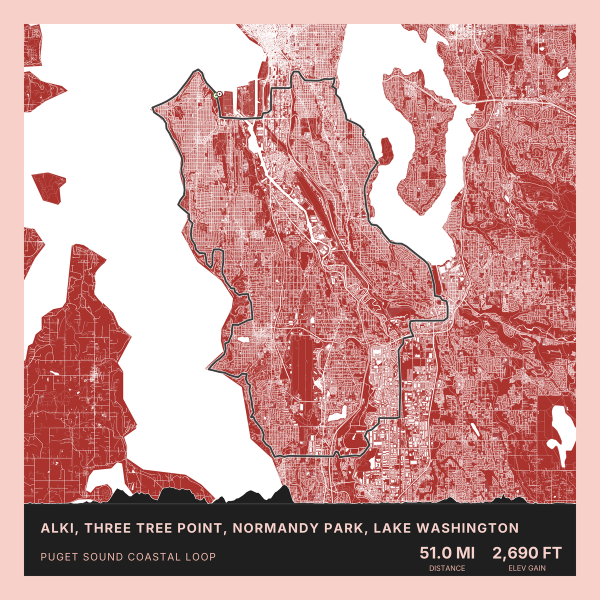
#> input picture examples/full/alki-three-tree-point-normandy-park-lake-washington-coral.png, 1200 x 1200 px (shown at 1/2 size)
$ python create-pdf-from-images.py --input ../examples/full --output out.png
#> lines starting #> are read from the running program, lines starting #| are printed output that depends on the picture
#!/usr/bin/env python3
# Copyright (c) 2026 Paul Stothard
# SPDX-License-Identifier: MIT
"""
Create a multi-page PDF from images (one image per page).

Usage:
    python scripts/create-pdf-from-images.py --input publish/ --output maps.pdf
    python scripts/create-pdf-from-images.py --input publish/ --output maps.pdf --dpi 150 --page-size letter
"""
import argparse
from pathlib import Path
from PIL import Image


# Generated map outputs can legitimately exceed Pillow's default pixel limit.
Image.MAX_IMAGE_PIXELS = None


# Common page sizes in inches (width, height)
PAGE_SIZES = {
    "letter": (8.5, 11),
    "legal": (8.5, 14),
    "tabloid": (11, 17),
    "a4": (8.27, 11.69),
    "a3": (11.69, 16.54),
}


def create_pdf_from_images(
    input_dir: str | Path,
    output_path: str | Path,
    dpi: int = 150,
    page_size: str | tuple[float, float] = "letter",
    fit_mode: str = "contain",
    margin_inches: float = 0.5,
) -> None:
    """
    Create a multi-page PDF from images in input directory.

    Args:
        input_dir: Directory containing images
        output_path: Output PDF path
        dpi: Resolution for PDF rendering (150-300 recommended)
        page_size: Page size name or tuple (width, height) in inches
        fit_mode: How to fit images - "contain" (fit within margins), "fill" (fill page), "actual" (original size)
        margin_inches: Margin size in inches when using "contain" mode
    """
#> called with input_dir = '../examples/full', output_path = 'out.png', dpi = 150, page_size = 'letter', fit_mode = 'contain', margin_inches = 0.5
    input_dir = Path(input_dir)
    output_path = Path(output_path)
    output_path.parent.mkdir(parents=True, exist_ok=True)

    # Collect all images (recursively)
    images = sorted(list(input_dir.rglob("*.png")) + list(input_dir.rglob("*.jpg")))
    if not images:
        print(f"No images found in {input_dir}")
        return

    print(f"Creating PDF from {len(images)} images...")

    # Get page dimensions in pixels
    if isinstance(page_size, str):
        if page_size.lower() in PAGE_SIZES:
            page_w_in, page_h_in = PAGE_SIZES[page_size.lower()]
        else:
            print(f"Unknown page size '{page_size}', using letter")
            page_w_in, page_h_in = PAGE_SIZES["letter"]
    else:
        page_w_in, page_h_in = page_size

    page_w_px = int(page_w_in * dpi)
    page_h_px = int(page_h_in * dpi)

    print(f"  Page size: {page_size} ({page_w_in}×{page_h_in} in)")
    print(f"  Resolution: {dpi} DPI")
    print(f"  Page dimensions: {page_w_px}×{page_h_px} px")
    print(f"  Fit mode: {fit_mode}")

    # Prepare pages
    pdf_pages = []

    for idx, img_path in enumerate(images):
        try:
            # Load image
            img = Image.open(img_path)
#> img is the input picture: PIL image 1200x1200 RGBA; mean R, G, B, A 199.8, 154.6, 152.1, 255
            if img.mode not in ("RGB", "L"):
                img = img.convert("RGB")
#> img: PIL image 1200x1200 RGB

            # Create blank page
            page = Image.new("RGB", (page_w_px, page_h_px), "white")
#> page: PIL image 1275x1650 RGB; every value is 255

            if fit_mode == "actual":
                # Place image at actual size, centered
                x = (page_w_px - img.width) // 2
                y = (page_h_px - img.height) // 2
                page.paste(img, (x, y))
            elif fit_mode == "fill":
                # Resize to fill page (may crop)
                img_ratio = img.width / img.height
                page_ratio = page_w_px / page_h_px

                if img_ratio > page_ratio:
                    # Image is wider - fit to height
                    new_height = page_h_px
                    new_width = int(img.width * (new_height / img.height))
                else:
                    # Image is taller - fit to width
                    new_width = page_w_px
                    new_height = int(img.height * (new_width / img.width))

                resized = img.resize((new_width, new_height), Image.LANCZOS)
                x = (page_w_px - new_width) // 2
                y = (page_h_px - new_height) // 2
                page.paste(resized, (x, y))
            else:  # fit_mode == "contain" (default)
                # Resize to fit within margins
                margin_px = int(margin_inches * dpi)
                available_w = page_w_px - 2 * margin_px
                available_h = page_h_px - 2 * margin_px

                # Calculate scaling to fit within available space
                scale_w = available_w / img.width
#> scale_w = 0.938
                scale_h = available_h / img.height
#> scale_h = 1.25
                scale = min(scale_w, scale_h)
#> scale = 0.938

                new_width = int(img.width * scale)
#> new_width = 1125
                new_height = int(img.height * scale)
#> new_height = 1125

                resized = img.resize((new_width, new_height), Image.LANCZOS)
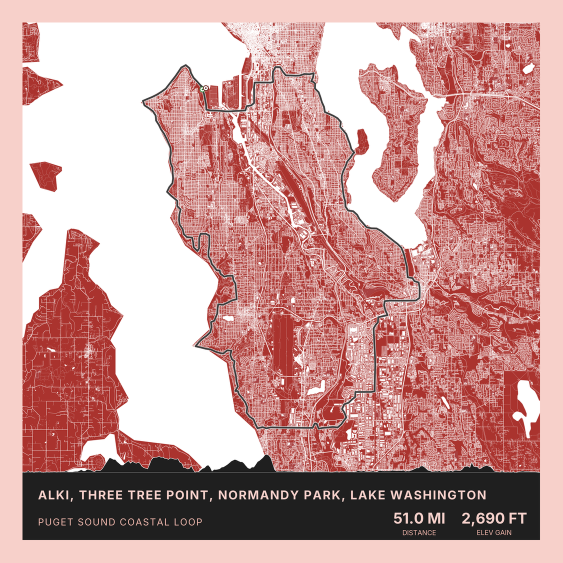
#> resized: PIL image 1125x1125 RGB (shown at 1/2 size); mean R, G, B 199.8, 154.6, 152
                x = (page_w_px - new_width) // 2
#> x = 75
                y = (page_h_px - new_height) // 2
#> y = 262
                page.paste(resized, (x, y))
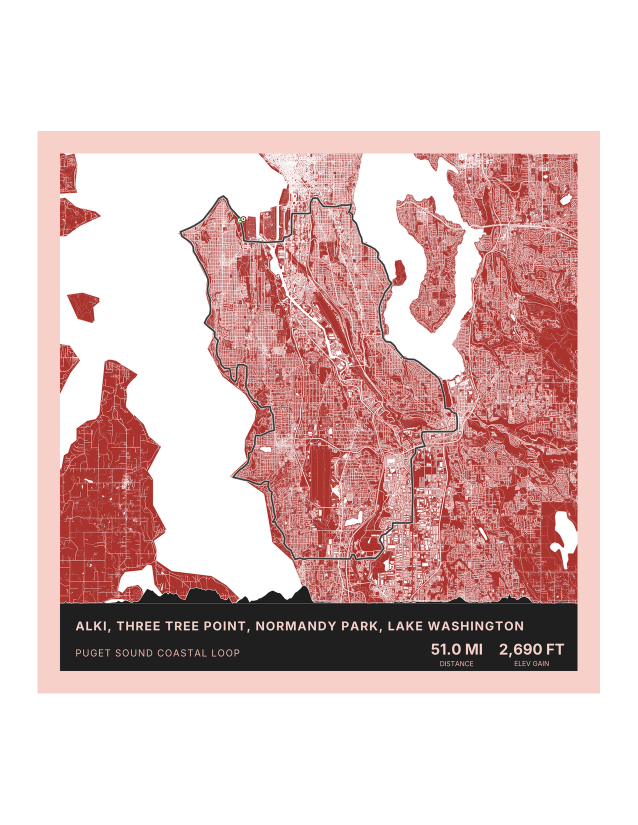
#> page: PIL image 1275x1650 RGB (shown at 1/2 size); mean R, G, B 221.8, 194.6, 193

            pdf_pages.append(page)
            print(f"  ✓ {img_path.name} ({img.width}×{img.height}px)")
#|   ✓ alki-three-tree-point-normandy-park-lake-washington-coral.png (1200×1200px)

        except Exception as e:
            print(f"  ✗ Failed to process {img_path.name}: {e}")
#> pass 2 of the loop in create_pdf_from_images, `for idx, img_path in enumerate(images):`:
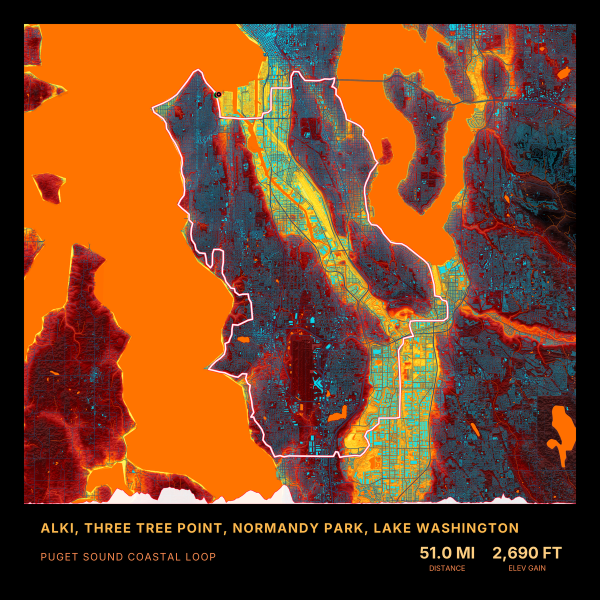
#> input picture examples/full/alki-three-tree-point-normandy-park-lake-washington-lava.png, 1200 x 1200 px (shown at 1/2 size)
#> in create_pdf_from_images, img is the input picture: PIL image 1200x1200 RGBA; mean R, G, B, A 118.9, 66.6, 33.7, 255
#> img: PIL image 1200x1200 RGB
#> in create_pdf_from_images, `resized = img.resize((new_width, new_height), Image.LANCZOS)`:
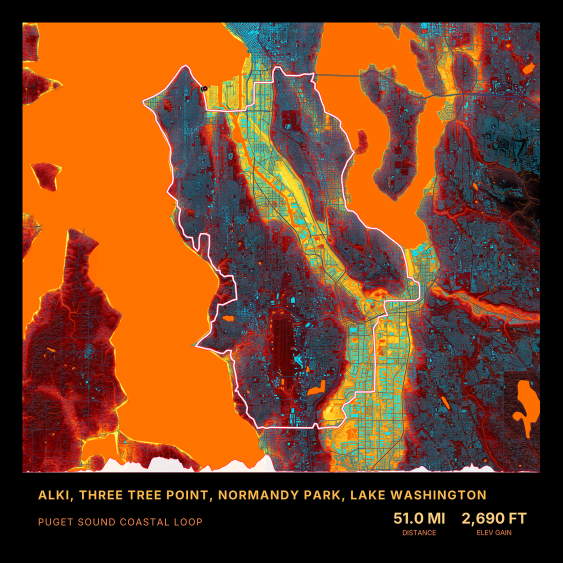
#> resized: PIL image 1125x1125 RGB (shown at 1/2 size); mean R, G, B 118.9, 66.7, 33.7
#> in create_pdf_from_images, `page.paste(resized, (x, y))`:
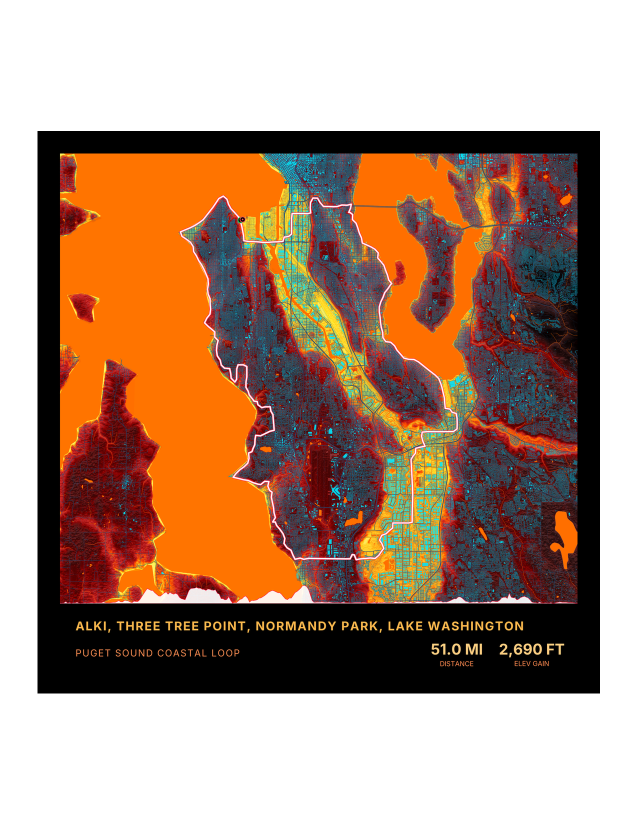
#> page: PIL image 1275x1650 RGB (shown at 1/2 size); mean R, G, B 173.1, 141.7, 121.9
#|   ✓ alki-three-tree-point-normandy-park-lake-washington-lava.png (1200×1200px)

    if not pdf_pages:
        print("No images could be processed")
        return

    # Save as PDF
    print(f"\nSaving PDF...")
    pdf_pages[0].save(
        output_path,
        save_all=True,
        append_images=pdf_pages[1:],
        resolution=dpi,
        optimize=False,
    )

    # Get file size
#> (the run stopped early here; a loop or call above may not have finished)
